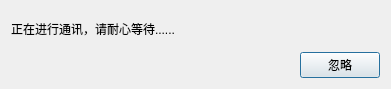
<?xml version="1.0" encoding="UTF-8"?>
<ui version="4.0">
 <class>touch_Checklink</class>
 <widget class="QDialog" name="touch_Checklink">
  <property name="geometry">
   <rect>
    <x>0</x>
    <y>0</y>
    <width>391</width>
    <height>89</height>
   </rect>
  </property>
  <property name="windowTitle">
   <string>Dialog</string>
  </property>
  <layout class="QGridLayout" name="gridLayout">
   <item row="0" column="0" colspan="2">
    <widget class="QLabel" name="label">
     <property name="text">
      <string>正在进行通讯，请耐心等待......</string>
     </property>
    </widget>
   </item>
   <item row="1" column="0">
    <spacer name="horizontalSpacer">
     <property name="orientation">
      <enum>Qt::Horizontal</enum>
     </property>
     <property name="sizeHint" stdset="0">
      <size>
       <width>370</width>
       <height>20</height>
      </size>
     </property>
    </spacer>
   </item>
   <item row="1" column="1">
    <widget class="QPushButton" name="btn_ignore">
     <property name="text">
      <string>忽略</string>
     </property>
    </widget>
   </item>
  </layout>
 </widget>
 <resources/>
 <connections/>
</ui>
